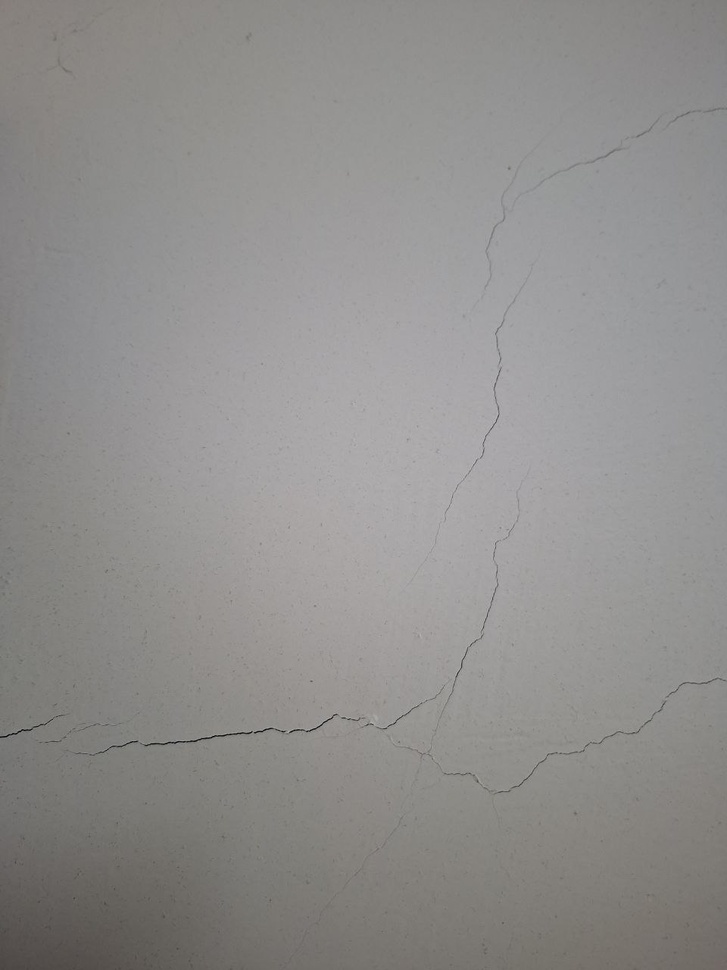
#> input picture images/challenge2.jpg, 727 x 970 px, shrunk from 960 x 1280 before the run
$ jupyter execute Challange_2.ipynb   (older library calls are emulated)
#> lines starting #> are read from the running program, lines starting #| are printed output that depends on the picture; after the words box and inside, x2 and y2 are one past the last pixel; in counts of white or black regions, pixels touching at a corner belong together
## Challenge 02: Edge Detection

### Description
Edge detection plays a key role in finding wall cracks because it helps highlight the exact
locations where the wall surface changes suddenly. When a wall is smooth, the pixel values
in an image change gradually. However, a crack creates a sharp change in intensity (from the
wall surface to the dark line of the crack). Edge detection algorithms are designed to detect
these sudden changes, so they make cracks appear as clear, thin lines.

### challenge
Apply basic edge detection techniques to detect object boundaries. Compare results using
different operators such as Sobel, Prewitt, or Canny
For this challenge I take a photo of a wall with cracks. then Process the image using
different edge detection techniques to extract the cracks.

### Part i — Libraries:

 - **cv2 (OpenCV)**: The computer vision library used for reading images, converting color spaces, applying blur filters, and running all four edge detection algorithms Sobel, Prewitt through filter2D, Laplacian, and Canny.
- **numpy as np**: Used to manually define the Prewitt kernel matrices as 2D arrays.
- **matplotlib.pyplot as plt**: Used to display and processed images in a grid layout for easy and clear visualization.

### Part ii — User-Defined Functionses:
**plot_image(image, title)**
A function that include three matplotlib calls:imshow, title, and axis('off') This fiction is used to  prevents repetitive code when displaying multiple images in subplots.

### Part iii — Image Conversion:
- **cv2.COLOR_BGR2RGB** used because OpenCV reads images in BGR by default, but matplotlib expects RGB. so, without this conversion red and blue channels would appear swapped in the plot.

- **cv2.COLOR_BGR2GRAY** it converts the image to a grayscale image. used for edge detection algorithms because it works on intensity gradients, which require a single numerical value per pixel.it the standard pre-processing step before applying any edge detection filter.

### Part iv — Image Preparation:
Before applying edge detection, the grayscale image is smoothed using Gaussian Blur.

using Gaussian Blur if the image contains noise, because it produce large gradients and it may falsely detected as edges. Gaussian blur smooths out this noise by averaging each pixel with its neighbors using a weighted Gaussian kernel.

### Part v — Code Explanation:
### Part 1 —DIP Techniques Used:

**1.  Prewitt** : Prewitt it is a differential operator for image edge detection, its principle is to realize edge detection by using the difference generated by the gray value of pixels in a specific area . Prewitt operator used 3×3 template to calculate the pixel values in the region.**the implemention in the code:** first the kernels are defined manually using np.array() and then applied with cv2.filter2D(),then the cv2.convertScaleAbs() is applied to both results before combining with cv2.addWeighted() to produce the final gradient map.

**2. Sobel** : Sobel is a discrete differential operator for edge detection , it combines Gaussian smoothing with differential derivation.**the implemention in the code:** first Sobel method applies two 3×3 gradient kernels one for horizontal edges and one for vertical edges ,then the cv2.convertScaleAbs() is applied to both results before combining with cv2.addWeighted() to produce the final gradient map.

**3. Laplacian** :Laplacian detects edges using the second derivative of the image intensity.**the implemention in the code:** first apply gussian filter becasue Laplacian is sensitive to noise then the Laplacian method ,then the cv2.convertScaleAbs() is applied to the results.

**4. Canny** : Canny is one of the most popular edge-detection methods in use today because it is so robust and flexible.It is a multi-step algorithm:
1. Noise Reduction
2. Calculating Intensity Gradient of the Image
3. Suppression of False Edges
4. Hysteresis Thresholding

### Part 2 —Additional Methods:
- cv2.GaussianBlur() : smooths out this noise
- cv2.convertScaleAbs() :converts float/signed images to uint8 for display after gradient computation
- cv2.addWeighted() :combines x and y Prewitt and Sobel gradients with equal weights

### Part 3 — Difficulty Faced:
The difficulty was tuning the Canny thresholds for the image in this challenge.Low threshold values (15, 100) were chosen after testing higher values like (50, 150) which caused parts of the crack to disappear due to insufficient gradient strength.

[cell 1]
import cv2
import numpy as np
import matplotlib.pyplot as plt

# function: to display image with title, axes hidden
def plot_image(image, title):
    plt.imshow(image, cmap='gray'), plt.title(title, size=16), plt.axis('off')

# Loading Image
image = cv2.imread('images/challenge2.jpg')
#> image is the input picture: shape (970, 727, 3); mean B, G, R 141.2, 142.7, 144.2
img = cv2.cvtColor(image, cv2.COLOR_BGR2RGB)

# Grayscale Conversion
grayImage = cv2.cvtColor(img, cv2.COLOR_BGR2GRAY)

# Image Preparation: Gaussian Blur
blurred = cv2.GaussianBlur(grayImage, (5, 5), 0)


# 1. Prewitt Edge Detection
kernelx = np.array([[1, 1, 1], [0, 0, 0], [-1, -1, -1]])   # horizontal kernel
kernely = np.array([[-1, 0, 1], [-1, 0, 1], [-1, 0, 1]])   # vertical kernel

x = cv2.filter2D(grayImage, cv2.CV_16S, kernelx)
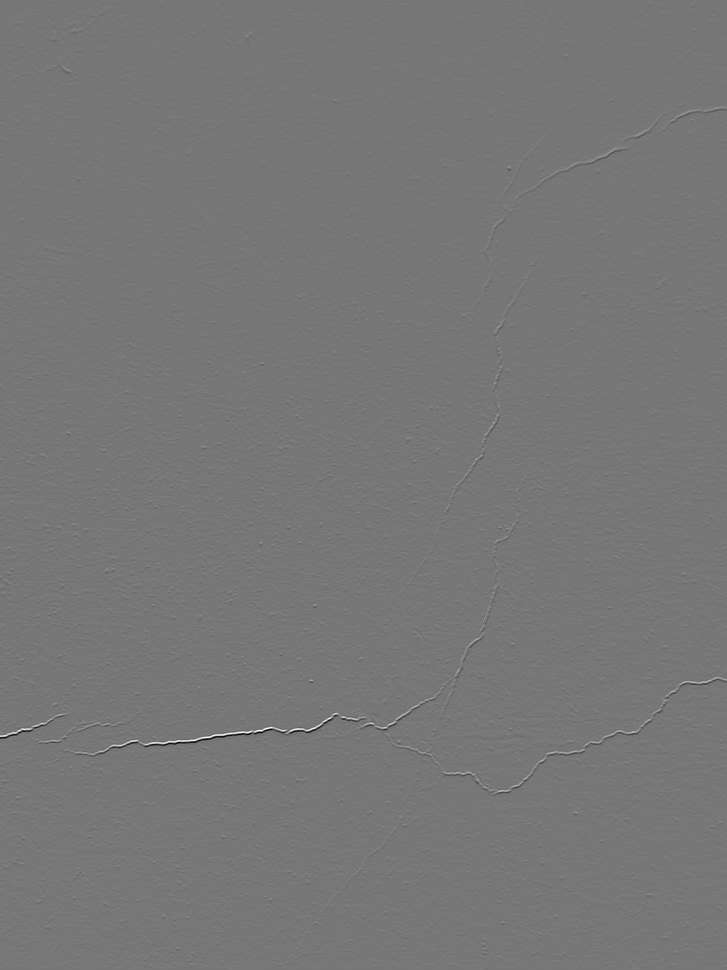
#> x: shape (970, 727) int16; min -349, max 397, mean 0.2; drawn with min black and max white
y = cv2.filter2D(grayImage, cv2.CV_16S, kernely)

absX = cv2.convertScaleAbs(x)
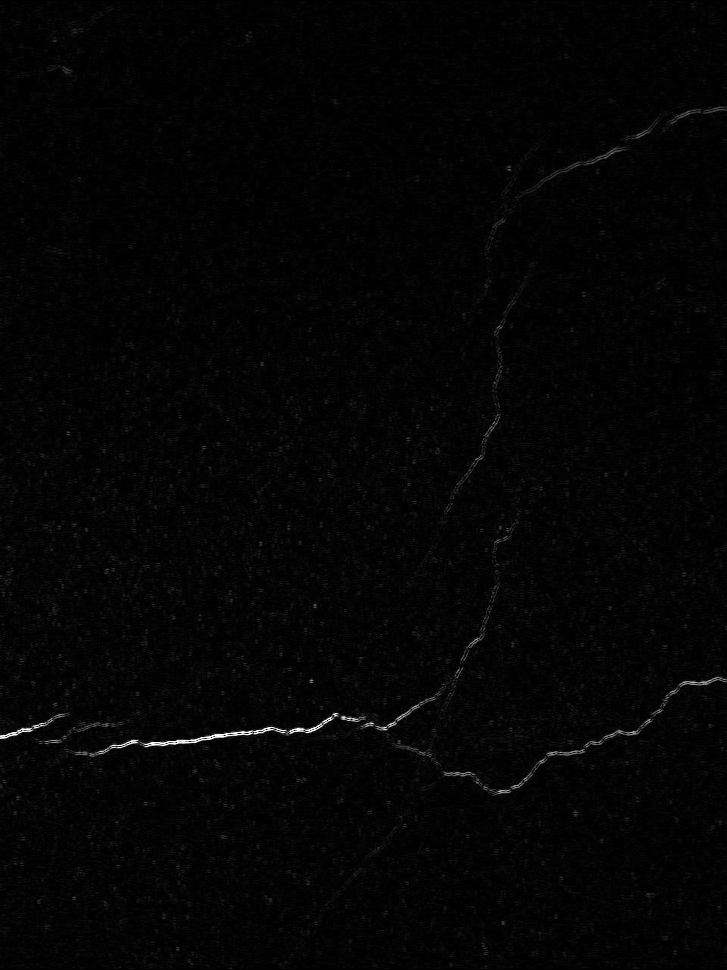
#> absX: shape (970, 727); min 0, max 255, mean 4.3
absY = cv2.convertScaleAbs(y)

prewitt = cv2.addWeighted(absX,1,absY,1, 0)

# 2. Sobel Edge Detection
x = cv2.Sobel(grayImage, cv2.CV_16S, 1, 0)
y = cv2.Sobel(grayImage, cv2.CV_16S, 0, 1)

SabsX = cv2.convertScaleAbs(x)
SabsY = cv2.convertScaleAbs(y)

Sobel = cv2.addWeighted(SabsX,1,SabsY,1,0)
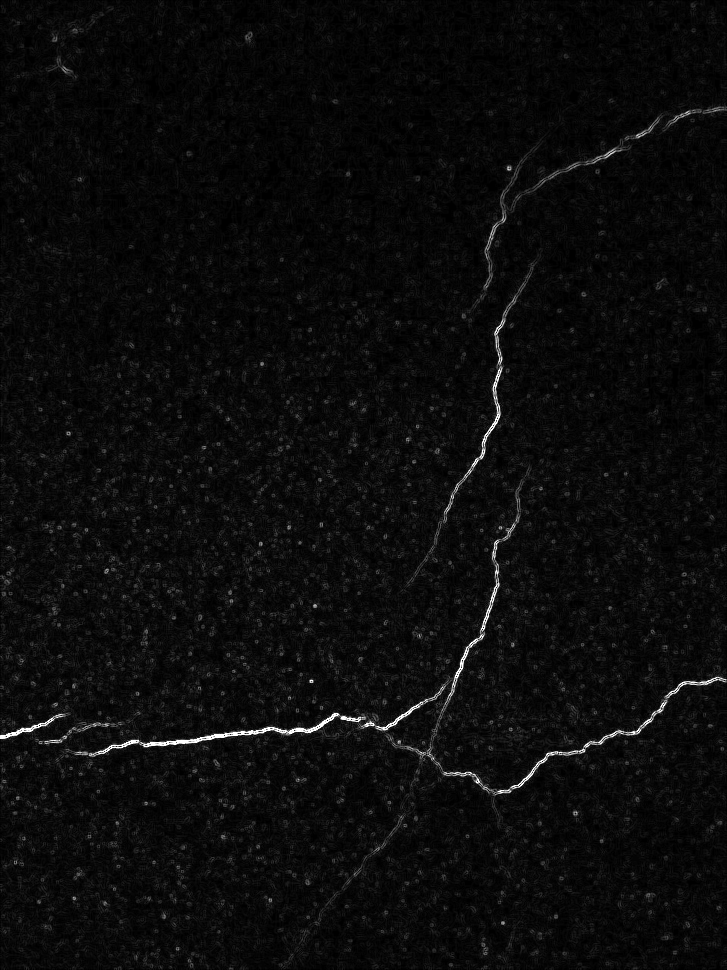
#> Sobel: shape (970, 727); min 0, max 255, mean 11.5

# 3. Laplacian Edge Detection
laplacian = cv2.Laplacian(blurred, cv2.CV_16S, ksize=3)
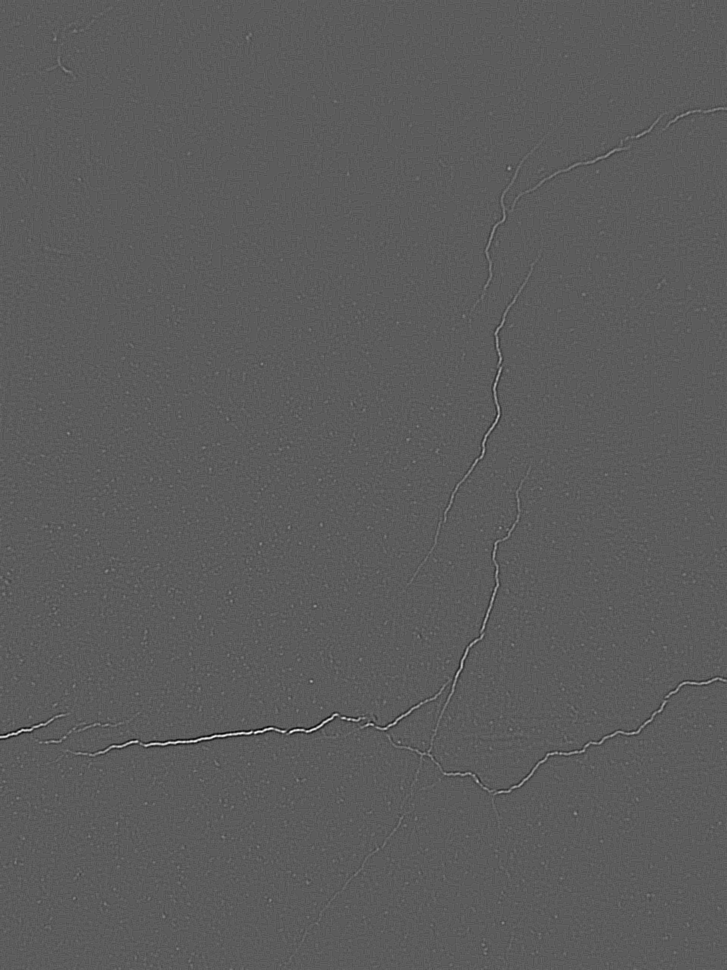
#> laplacian: shape (970, 727) int16; min -84, max 148, mean 0; drawn with min black and max white
laplacian_result= cv2.convertScaleAbs(laplacian)

# 4. Canny Edge Detection
canny = cv2.Canny(blurred, 15, 100, 3, L2gradient=True)
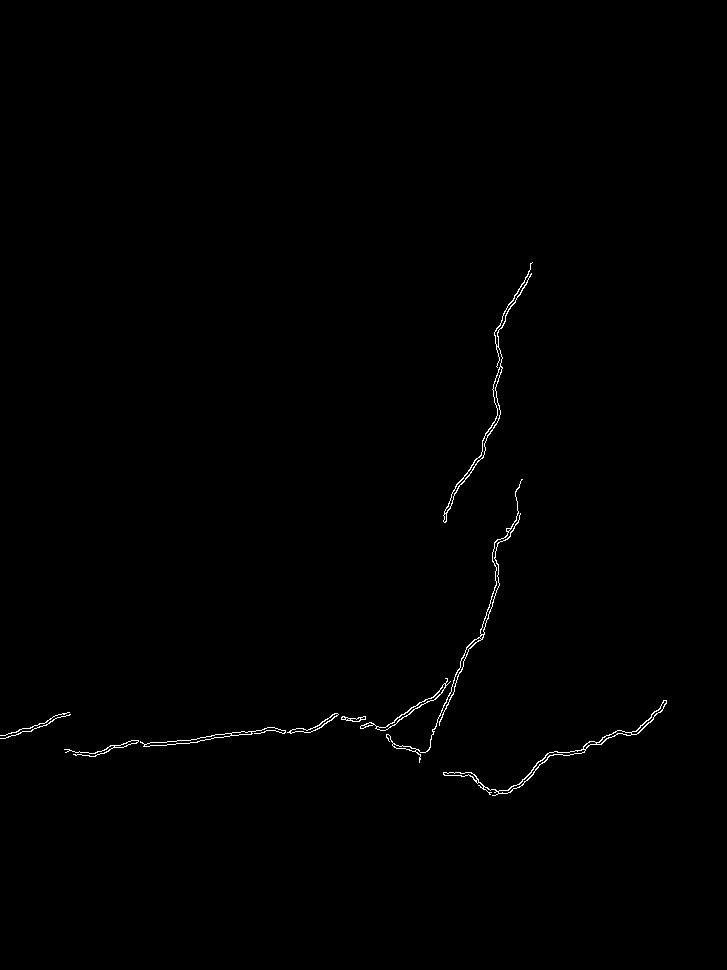
#> canny: shape (970, 727); 0.44% white in thin lines or dots, all inside (x1, y1, x2, y2) = (0, 262, 667, 796)

# Display Results
plt.figure(figsize=(20, 8))

plt.subplot(151), plot_image(img, 'Original Image')
plt.subplot(152), plot_image(prewitt,'Prewitt')
plt.subplot(153), plot_image(Sobel, 'Sobel')
plt.subplot(154), plot_image(laplacian_result, 'Laplacian')
plt.subplot(155), plot_image(canny,'Canny Edge')

plt.suptitle('Edge Detection Comparison',fontsize=18)
plt.tight_layout()
plt.show()

$ run again, with images/Challenge3.jpg copied over images/challenge2.jpg
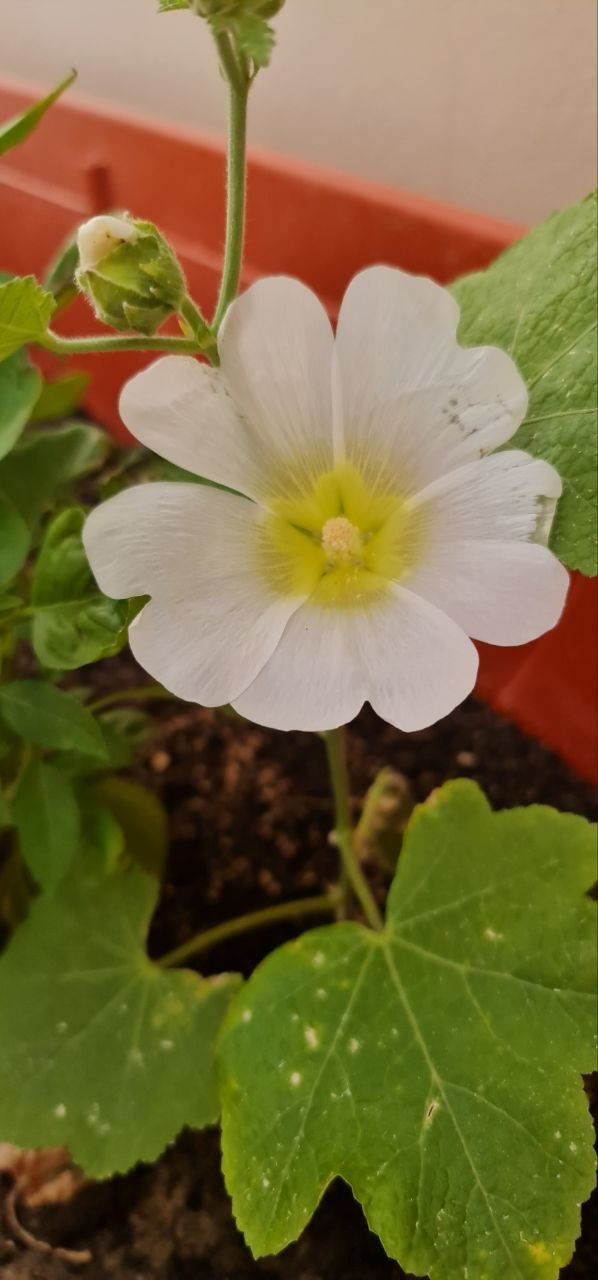
#> input picture images/Challenge3.jpg, 598 x 1280 px
#> image is the input picture: shape (1280, 598, 3); mean B, G, R 62.2, 108.9, 121.8
#> `laplacian = cv2.Laplacian(blurred, cv2.CV_16S, ksize=3)`:
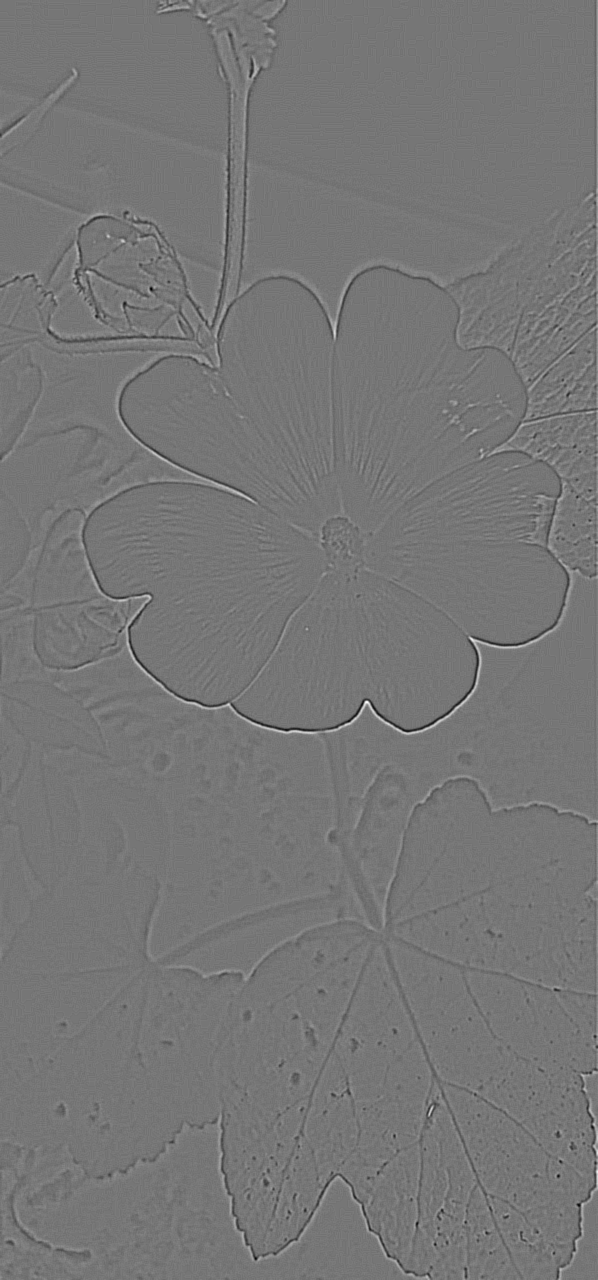
#> laplacian: shape (1280, 598) int16; min -132, max 152, mean 0; drawn with min black and max white
#> `canny = cv2.Canny(blurred, 15, 100, 3, L2gradient=True)`:
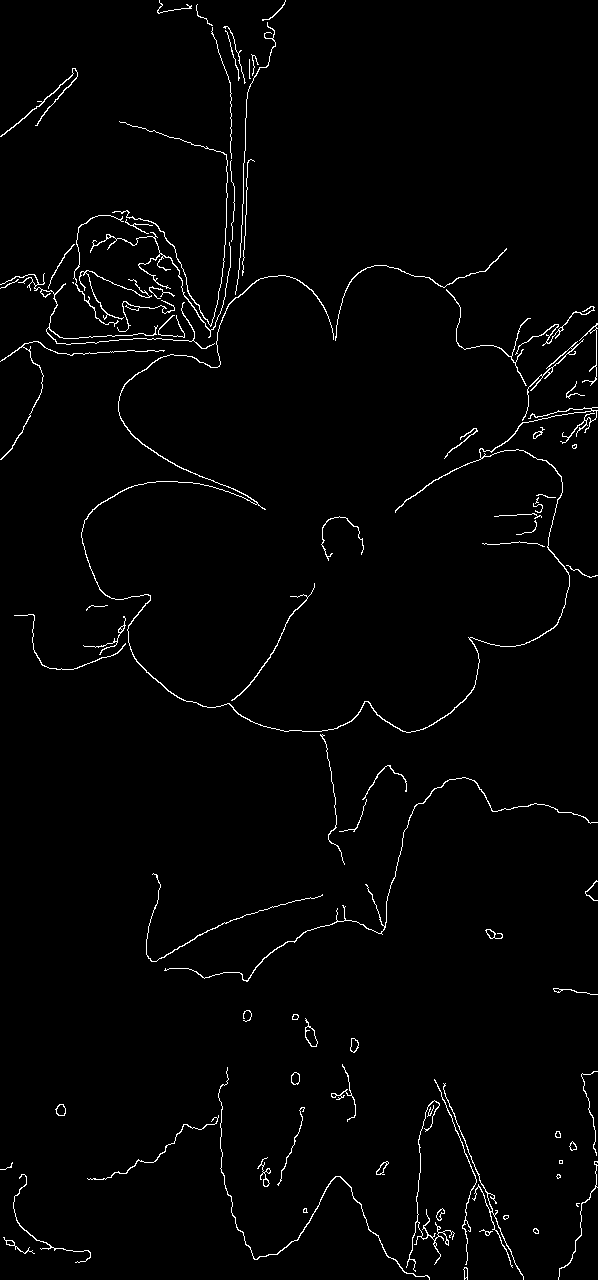
#> canny: shape (1280, 598); 1.8% white in thin lines or dots
